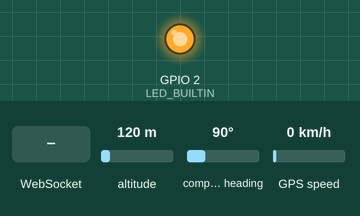
The sketch below on a simulated ESP32. On the bench: output pins drawn as LEDs (lit = HIGH). The inputs (shaded band) are chosen by the test bench; at power-on: altitude 120 m, compass heading 90°, GPS speed 0 km/h. WiFi joins after 1.5 s; servers stay silent unless stated; uploads are accepted with an empty reply; the GPS gets a fix after 3 s at 37.7749, -122.4194 with 8 satellites; what the sketch prints to the serial monitor is not drawn.

Above: at 2.7 s.
2.8 s: WebSocket text "Off" received
At 4.4 s:
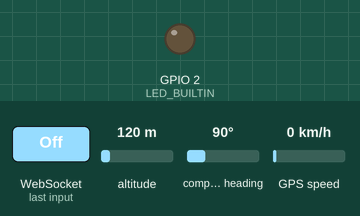
4.9 s: WebSocket text "On" received
At 7.4 s:
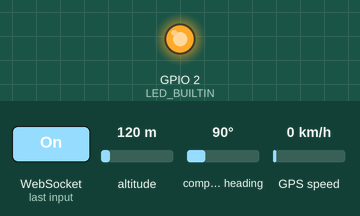
Timing chart, 0 to 8.9 s (numbered marks = the images above; inputs shaded):
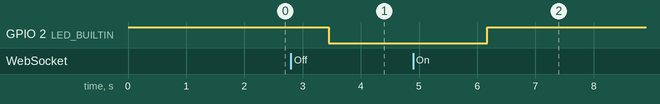

The sketch:

esp32Code.ino
```cpp
#include <WiFi.h>
#include <HTTPClient.h>
#include <ArduinoJson.h>
#include <TinyGPSPlus.h>
#include <WebSocketsServer.h>

#define LED_BUILTIN 2
// Define the RX and TX pins for Serial 2
#define RXD2 16
#define TXD2 17

#define GPS_BAUD 9600

const char* ssid = "WiFi name";
const char* password = "Password";

String serverEndpoint = "http://<Server's ip>:4000/data";


// WebSocket server on port 81
WebSocketsServer webSocket = WebSocketsServer(81);


// Handle WebSocket events
void onWebSocketEvent(uint8_t num, WStype_t type, uint8_t *payload, size_t length) {
    if (type == WStype_TEXT) {
        String message = String((char*)payload);
        String response = "";
        Serial.println("Message from client: " + message);

        if (message == "On"){
            digitalWrite(LED_BUILTIN, HIGH);	// turn on the LED
            delay(2000);
            response = "turn on the LED";
          }
        if (message == "Off"){
          digitalWrite (LED_BUILTIN, LOW);	// turn off the LED
          delay(2000);
          response = "turn off the LED";
        }
        // Send a response back to the client
        webSocket.sendTXT(num, response);
    }
}

// The TinyGPSPlus object
TinyGPSPlus gps;
// Create an instance of the HardwareSerial class for Serial 2
HardwareSerial gpsSerial(2);

// Variables to store parsed GPS data
float latitude = 0.0, longitude = 0.0, velocity = 0.0, course = 0.0, altitude = 0.0;
int satellites = 0;
String timestamp, date;

String  dataJSON;

void setup() {
    Serial.begin(115200);

    // setup pin 5 as a digital output pin
    pinMode (LED_BUILTIN, OUTPUT);
    digitalWrite(LED_BUILTIN, HIGH);

    // Connect to Wi-Fi
    WiFi.begin(ssid, password);
    Serial.print("Connecting to Wi-Fi");
    while (WiFi.status() != WL_CONNECTED) {
        delay(500);
        Serial.print(".");
    }
    Serial.println("\nConnected to Wi-Fi. IP address: " + WiFi.localIP().toString());

    // Start Serial 2 with the defined RX and TX pins and a baud rate of 9600
    gpsSerial.begin(GPS_BAUD, SERIAL_8N1, RXD2, TXD2);
    Serial.println("Serial 2 started at 9600 baud rate");

    // Start WebSocket server
    webSocket.begin();
    webSocket.onEvent(onWebSocketEvent);
    Serial.println("WebSocket server started");
}

void loop() {
        Serial.println("\nConnected to Wi-Fi. IP address: " + WiFi.localIP().toString());

    // Handle other tasks here, for example:
    sentToServer();
    // Handle WebSocket communication
    webSocket.loop();
}

void sentToServer() {

    static unsigned long lastTime = 0;
    if (millis() - lastTime >= 1000) {

        getData();
        dataJSON =convertToJson();
        Serial.println(dataJSON);

        // Send data  after generating JSON
        if (WiFi.status() == WL_CONNECTED) {
          HTTPClient http;

          // Start a POST request
          http.begin(serverEndpoint);
          http.addHeader("Content-Type", "application/json");

          int httpResponseCode = http.POST(dataJSON);

          // Handle server response
          if (httpResponseCode > 0) {
            Serial.print("Server response: ");
            Serial.println(httpResponseCode);
            String response = http.getString();
            Serial.println("Response payload: ");
            Serial.println(response);
          } else {
            Serial.print("Error sending POST request: ");
            Serial.println(httpResponseCode);
          }

          http.end(); // Close connection
        } else {
          Serial.println("WiFi not connected. Unable to send data.");
        }

        lastTime = millis();
    }
    Serial.println();
    Serial.println(F("Done."));
    delay(500);
}

void getData(){

  while (gpsSerial.available() > 0){
    gps.encode(gpsSerial.read());
  }
  //Get latitude & longitude
  if (gps.location.isUpdated())
  {
    latitude = gps.location.lat();
    longitude = gps.location.lng();
  }
  //Get date
  if (gps.date.isUpdated())
  {
    date = String(String(gps.date.year()) + "-" + String(gps.date.month()) + "-" + String(gps.date.day()));
  }
  //Get timestamp
  if (gps.time.isUpdated())
  {
    timestamp = String(date + " " + gps.time.hour() + ":" + gps.time.minute() + ":" + gps.time.second());
  }
  //Get speed
  if (gps.speed.isUpdated()){
    velocity = gps.speed.kmph(); // Speed in km/h
  }
  //Get course
  if (gps.course.isUpdated()){
    course = gps.course.deg();
  }
  //Get altitude
  if (gps.altitude.isUpdated()){
    altitude = gps.altitude.meters();
  }
  //Get satellites
  if (gps.satellites.isUpdated()){
    satellites = gps.satellites.value();
  }
}

String convertToJson(){

  StaticJsonDocument<512> doc;

  // Add the GPRMC data
  doc["timestamp"] = timestamp;
  doc["date"] = date;
  doc["latitude"] = latitude;
  doc["longitude"] = longitude;
  doc["velocity"] = velocity;
  doc["course"] = course;

  // Add the GPGGA data
  doc["altitude"] = altitude;
  doc["satellites"] = satellites;

  // Serialize the JSON object to the Serial Monitor
  String output;
  serializeJson(doc, output);
  return output;
}
```

Measured:
- after the input at 2.8 s, GPIO 2 (LED_BUILTIN): HIGH → LOW after 0.65 s
- after the input at 4.9 s, GPIO 2 (LED_BUILTIN): LOW → HIGH after 1.3 s
